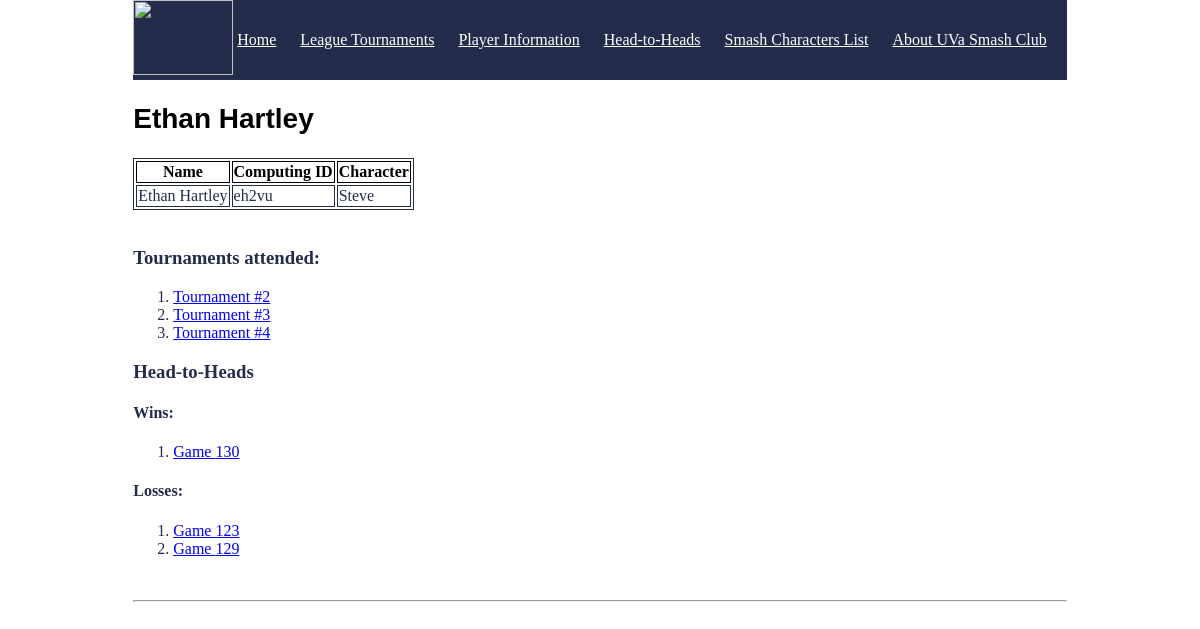
/player/eh2vu, run on the app's committed database.
### tables this page shows
CREATE TABLE player (
	ComputingID tinytext NOT NULL,
	FirstName tinytext,
	LastName tinytext,
	ScreenName tinytext,
	SchoolYear int,
	CharacterNumber int,
	PRIMARY KEY (ComputingID),
	FOREIGN KEY (CharacterNumber) REFERENCES characters(CharacterNumber)
);

CREATE TABLE characters (
	CharacterNumber int NOT NULL,
	CharacterName tinytext,
	PRIMARY KEY (CharacterNumber)
);

CREATE TABLE player_attendance (
	PlayerAttendanceID int NOT NULL,
	ComputingID tinytext,
	TourneyNum int,
	PRIMARY KEY (PlayerAttendanceID),
	FOREIGN KEY (ComputingID) REFERENCES player(ComputingID),
	FOREIGN KEY (TourneyNum) REFERENCES tournament(TourneyNum)
);

CREATE TABLE game (
	GameID int NOT NULL,
	Duration int,
	Winner tinytext,
	Loser tinytext,
	TourneyNum int,
	PRIMARY KEY (GameID),
	FOREIGN KEY (TourneyNum) REFERENCES tournament(TourneyNum),
	FOREIGN KEY (Winner) REFERENCES player(ComputingID),
	FOREIGN KEY (Loser) REFERENCES player(ComputingID)
);

### run.py (the view)
@app.route("/player/<string:PlayerID>")
def player_(PlayerID):
    connection_obj = sqlite3.connect('project.db')
    cursor_obj = connection_obj.cursor()
    cursor_obj.execute(f"SELECT * FROM player WHERE ComputingID = \"{PlayerID}\" LIMIT 1")
    player_info = cursor_obj.fetchone()
    if player_info is None:
        return "player not found"
    cursor_obj.execute(f"SELECT TourneyNum FROM player_attendance WHERE ComputingID = \"{PlayerID}\"")
    attendance = cursor_obj.fetchall()
    cursor_obj.execute(f"SELECT * FROM game WHERE Winner = \"{PlayerID}\"")
    wins = cursor_obj.fetchall()
    cursor_obj.execute(f"SELECT * FROM game WHERE Loser = \"{PlayerID}\"")
    losses = cursor_obj.fetchall()
    cursor_obj.execute(f"SELECT * FROM characters WHERE CharacterNumber = ( SELECT CharacterNumber FROM player WHERE ComputingID = \"{PlayerID}\" )")
    characters = cursor_obj.fetchall()
    connection_obj.close()
    return render_template("player.html", player_info=player_info, attendance=attendance, wins=wins, losses=losses, characters=characters)#, users=users)

### templates/player.html
<!DOCTYPE html>
<html>
<head>
    <link rel="stylesheet" href='/css/main.css' />
</head>
<nav class="navigation-bar">
    <img src="{{url_for('static', filename='smashLogo.png')}}"  style="width:100px;height:75px;"/>
    <a href="/" >Home</a>
    <a href="/get-tournaments" >League Tournaments</a>
    <a href="/get-players">Player Information</a>
    <a href="/get-games">Head-to-Heads</a>
    <a href="/character">Smash Characters List</a>
    <a href="/about">About UVa Smash Club</a>
</nav>
<body>
    <h2 style="color:Black;"><b>{{player_info[1]}} {{player_info[2]}}</b> </h2>
    <table>
        <tr>
            <th>Name</th>
            <th>Computing ID</th>
            <th>Character</th>
        </tr>
        <tr>
            <td>{{player_info[1]}} {{player_info[2]}}</td>
            <td>{{player_info[0]}}</td>
            <td>{{characters[0][1]}}</td>
        </tr>
    </table>
    <br/>
    <h3>Tournaments attended:</h3>
    <ol>
        {% for i in attendance %}
            <li><a href="http://127.0.0.1:5000/tournament/{{i[0]}}">Tournament #{{i[0]}} </a></li>
        {% endfor %}
    </ol>
    <h3>Head-to-Heads</h3>
    <h4>Wins:</h4>
    <ol>
    {% for i in wins %}
        <li><a href="game/{{i[0]}}"> Game {{i[0]}}</a></li>
    {% endfor %}
    </ol>
     <h4>Losses:</h4>
    <ol>
    {% for i in losses %}
        <li><a href="game/{{i[0]}}"> Game {{i[0]}}</a></li>
    {% endfor %}
    </ol>
    <br/>
        <hr/>
</body>
</html>

### css/main.css (style rules this page uses)
body { background: White; margin-top: 50px; margin-left: 100px; }
h2 { font-family: Verdana, Geneva, sans-serif; font-size: 1.75em; color: White; }
body { color: #232D4B; }
th, td { border-color: black; }
table, th, td { border: 1px solid; }
th { color: black; }
.navigation-bar { width: 100%; height: 80px; background-color: #232D4B; }
.navigation-bar > a { display: inline-block; vertical-align: top; margin-right: 20px; height: 40px; line-height: 80px; color: White; }
html { display: table; margin: auto; }
body { display: table-cell; vertical-align: middle; border: 20px; }

### data on the page
player: FirstName "Ethan", LastName "Hartley", ComputingID "eh2vu"
characters: CharacterName "Steve"
player_attendance: TourneyNum "2"
player_attendance: TourneyNum "3"
player_attendance: TourneyNum "4"
game: GameID "130"
game: GameID "123"
game: GameID "129"
